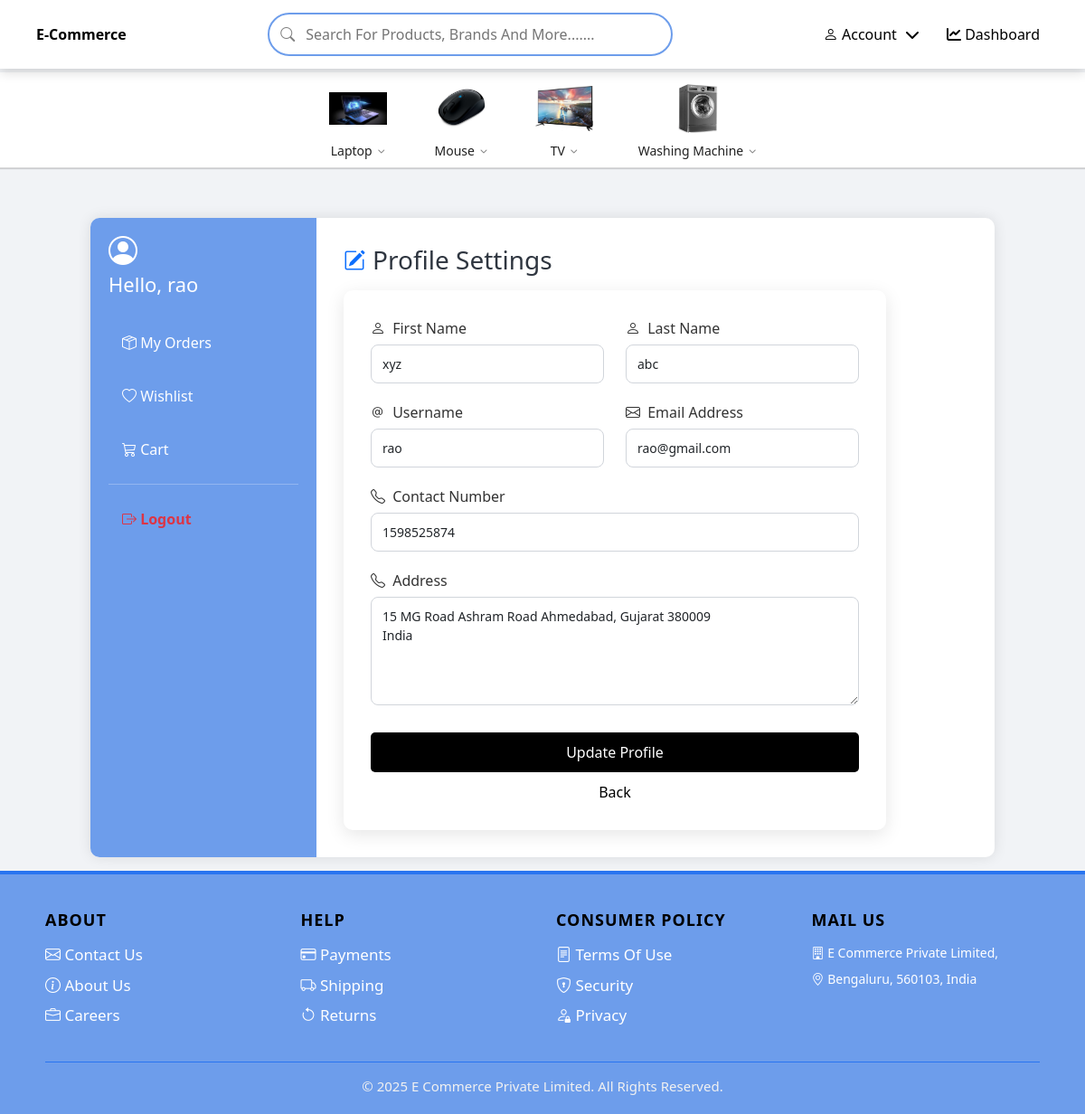
The page /user/profile/ (signed in) on the database its author committed.
### product/models.py (models this page shows, shortened)
class Category(models.Model):
    name = models.CharField(max_length=100, unique=True)
    image = models.ImageField(upload_to="categories/", blank=True, null=True)
    description = models.TextField(blank=True, null=True)

### users/models.py (models this page shows, shortened)
class BaseModel(models.Model):
    created_at = models.DateTimeField(auto_now_add=True,null=True)
    updated_at = models.DateTimeField(auto_now=True)
    class Meta:
        abstract = True

class User(BaseModel, AbstractUser):
    ROLE_CHOICES = (('admin', 'Admin'),('customer', 'Customer'),)
    role = models.CharField(max_length=20,choices=ROLE_CHOICES,default='customer')
    contact_number = models.CharField(max_length=15,blank=True,null=True,unique=True)
    address = models.TextField(blank=True, null=True)

### users/views.py (the view, shortened to what this page needs)
# urls.py: path("profile/", UserProfileView.as_view(), name="profile"),
class UserProfileView(LoginRequiredMixin, FormView):
    template_name = "profile.html"
    form_class = UserProfileUpdateForm
    success_url = reverse_lazy("profile")
    def get_form_kwargs(self):
        kwargs = super().get_form_kwargs()
        kwargs["instance"] = self.request.user
        return kwargs

### users/forms.py (shortened to what this page needs)
class UserProfileUpdateForm(forms.ModelForm):
    class Meta:
        model = User
        fields = [
            "username",
            "email",
            "contact_number",
            "first_name",
            "last_name",
            "address",
        ]
        widgets = {
            "username": forms.TextInput(attrs={"class": "form-control"}),
            "email": forms.EmailInput(attrs={"class": "form-control"}),
            "contact_number": forms.TextInput(attrs={"class": "form-control"}),
            "first_name": forms.TextInput(attrs={"class": "form-control"}),
            "last_name": forms.TextInput(attrs={"class": "form-control"}),
            "address":forms.Textarea(attrs={"class":"form-control", "rows":2}),
        }

### cart/context_processors.py (called while the page is built)
def cart_count(request):
    if request.user.is_authenticated:
        count = Cart.objects.filter(user=request.user).aggregate(
            total=models.Sum("quantity")
        )["total"] or 0
        return {"cart_count": count}
    return {"cart_count": 0}

### product/context_processors.py (called while the page is built)
def category_context(request):
    return {
        'header_categories': Category.objects.all().prefetch_related('subcategories')
    }

### template/profile.html (shortened to what this page needs)
{% extends "base.html" %}
{% block content %}
<div class="profile-wrapper">
  <div class="profile-card">
    <div class="sidebar">
    <div class="user-greeting custom-mb">
        <i class="bi bi-person-circle fs-2"></i>
        <h2 class="mt-2">Hello, {{ user.username }}</h2>
      </div>
      <ul class="profile-menu">
        <li>
          <a href="{% url 'my_orders' %}">
              <i class="bi bi-box-seam"></i> My Orders
          </a>
        </li>
        <li>
          <a href="{% url 'wishlist_list' %}">
            <i class="bi bi-heart"></i> Wishlist
          </a>
        </li>
        <li>
          <a href="{% url 'cart_list' %}" class="text-decoration-none">
              <i class="bi bi-cart3"></i> Cart
          </a>
        </li>
        <hr>
        <li>
          <a href="{% url 'logout' %}" class="text-danger text-decoration-none fw-bold">
              <i class="bi bi-box-arrow-right"></i> Logout
          </a>
        </li>
      </ul>
    </div>
    <div class="main">
      <div class="d-flex align-items-center gap-2 mb-3">
        <i class="bi bi-pencil-square fs-4 text-primary"></i>
        <h2 class="m-0">Profile Settings</h2>
      </div>
      <form method="POST" class="profile-form">
        <div class="row">
          <div class="col-md-6">
            <div class="form-group mb-3">
              <label class="form-label"><i class="bi bi-person me-1"></i> First Name</label>
              {{ form.first_name }}
            </div>
          </div>
          <div class="col-md-6">
            <div class="form-group mb-3">
              <label class="form-label"><i class="bi bi-person me-1"></i> Last Name</label>
              {{ form.last_name }}
            </div>
          </div>
        </div>
        <div class="row">
        <div class="col-md-6">
            <div class="form-group mb-3">
              <label class="form-label"><i class="bi bi-at me-1"></i> Username</label>
              {{ form.username }}
            </div>
            </div>
        <div class="col-md-6">
        <div class="form-group mb-3">
          <label class="form-label"><i class="bi bi-envelope me-1"></i> Email Address</label>
          {{ form.email }}
        </div>
        </div>
        </div>
        <div class="form-group mb-3">
          <label class="form-label"><i class="bi bi-telephone me-1"></i> Contact Number</label>
          {{ form.contact_number }}
        </div>
        <div class="form-group mb-3">
          <label class="form-label"><i class="bi bi-telephone me-1"></i> Address</label>
          {{ form.address }}
        </div>
            <button type="submit" class="btn-primary">Update Profile</button>
        <a href="/" class="btn-secondary">Back</a>
      </form>
    </div>
  </div>
</div>
{% endblock content %}

### template/header.html (shortened to what this page needs)
<link rel="stylesheet"href="https://cdnjs.cloudflare.com/ajax/libs/font-awesome/6.5.1/css/all.min.css"/>
<nav class="navbar">
  <a href="/" class="logo">
    <span>E-Commerce</span>
  </a>
<div class="search">
  <i class="bi bi-search search-icon"></i>
  <input
    type="text"
    id="searchInput"
    placeholder="Search For Products, Brands And More......."
  />
</div>
  <div class="right-menu">
    <div class="user-dropdown desktop-only">
  <a href="#" class="profile-btn">
      <i class="bi bi-person"></i>
      <span>Account</span>
      <i class="fa-solid fa-chevron-down"></i>
    </a>
  </div>
 {% if request.user.is_authenticated %}
      {% if request.user.role == "admin" %}
        <a href="{% url 'dashboard_index' %}" class="nav-link">
          <i class="fa-solid fa-chart-line"></i> Dashboard
        </a>
      {% endif %}
  {% endif %}
</div>
</nav>
{% if user.is_authenticated %}
  <div class="cat-header-container">
    <div class="cat-header-inner cat-mobile-wrapper">
      {% for category in header_categories %}
        <div class="cat-item">
          <a href="#">
            {% if category.image %}
              <img src="{{ category.image.url }}" alt="{{ category.name }}">
            {% endif %}
            <span class="cat-name">
              {{ category.name }}
              {% if category.subcategories.all %}
                <i class="fa-solid fa-chevron-down desktop-only"></i>
              {% endif %}
            </span>
          </a>
        </div>
      {% endfor %}
  </div>
</div>
{% endif %}

### static/css/search.css (style rules this page uses)
.search { position: relative; }
.search { position: relative; overflow: visible !important; }
.navbar { overflow: visible !important; }

### template/header.html (style rules this page uses)
.search { position: relative; width: 300px; }
.search input { width: 100%; padding: 10px 10px 10px 40px; border-radius: 20px; }
.search-icon { position: absolute; top: 50%; left: 12px; transform: translateY(-50%); color: gray; font-size: 16px; }

### rows shown on the page
Category: image (picture), name "Laptop"
Category: image (picture), name "Mouse"
Category: image (picture), name "TV"
Category: image (picture), name "Washing Machine"
User: username "rao", first_name "xyz", last_name "abc", email "rao@gmail.com", contact_number "1598525874", address "15 MG Road Ashram Road Ahmedabad, Gujarat 380009 India"
